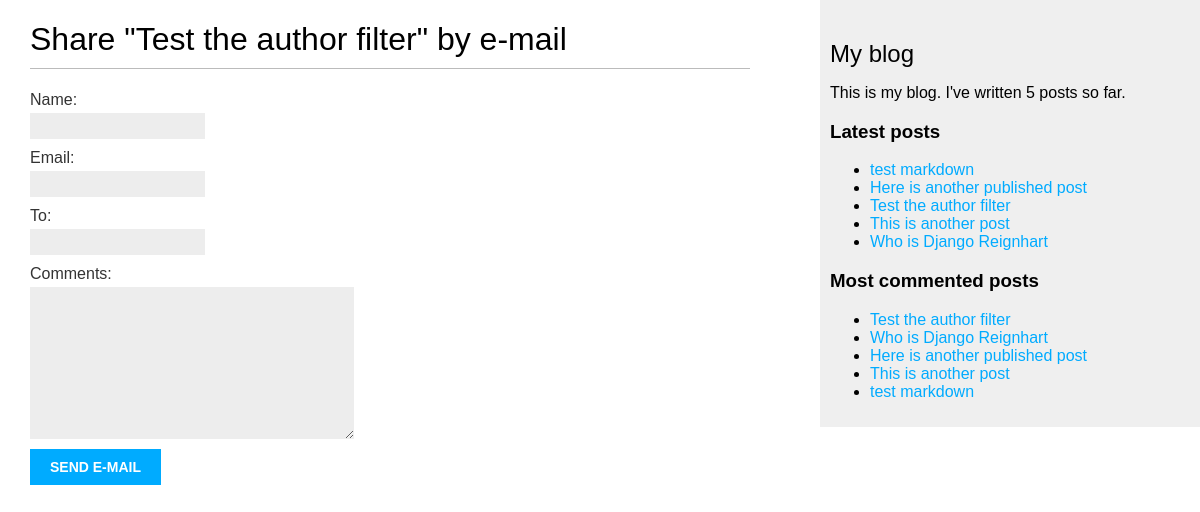
/blog/3/share/, run on the app's committed database.
### blog/models.py (models this page shows, shortened)
class Post(models.Model):
    STATUS_CHOICES = (
        ('draft', 'Draft'),
        ('published', 'Published'),
    )
    title = models.CharField(max_length=250)
    slug = models.SlugField(max_length=250, unique_for_date='publish')
    author = models.ForeignKey(User, related_name='blog_posts', on_delete=models.CASCADE)
    body = models.TextField()
    publish = models.DateTimeField(default=timezone.now)
    created = models.DateTimeField(auto_now_add=True)
    status = models.CharField(max_length=10, choices=STATUS_CHOICES, default='draft')
    tags = TaggableManager(blank=True)
    objects = models.Manager() # the default manager
    published = PublishedManager() # our custom manager
    class Meta:
        ordering = ('-publish',)
    def get_absolute_url(self):
        return reverse('blog:post_detail',
                       args=[self.publish.year,
                             self.publish.strftime('%m'),
                             self.publish.strftime('%d'),
                             self.slug])

### blog/views.py (the view)
# urls.py: url(r'^(?P<post_id>\d+)/share/$', views.post_share,
def post_share(request, post_id):
    post = get_object_or_404(Post, id=post_id, status='published')
    sent = False
    if request.method == 'POST':
        form = EmailPostForm(request.POST)
        if form.is_valid():
            cd = form.cleaned_data
            post_url = request.build_absolute_uri(
                                           post.get_absolute_url())
            subject = '{} ({}) recommends you reading "{}"'.format(
                cd['name'], cd['email'], post.title)
            message = 'Read "{}" at {}\n\n{}\'s comments: {}'.format(
                post.title, post_url, cd['name'], cd['comments'])
            sent = True
    else:
        cd = None
        form = EmailPostForm()
    return render(request, 'blog/post/share.html',
                  {'post': post,
                   'form': form,
                   'cd': cd,
                   'sent': sent})

### blog/forms.py
class EmailPostForm(forms.Form):
    name = forms.CharField(max_length=25)
    email = forms.EmailField()
    to = forms.EmailField()
    comments = forms.CharField(required=False, widget=forms.Textarea)

### blog/models.py (called while the page is built)
    def get_queryset(self):
        return super(PublishedManager,
          self).get_queryset()\
               .filter(status='published')

### blog/templatetags/blog_tags.py (called while the page is built)
@register.simple_tag
def total_posts():
    return Post.published.count()

@register.inclusion_tag('blog/post/latest_posts.html')
def show_latest_posts(count=5):
    latest_posts = Post.published.order_by('-publish')[:count]
    return {'latest_posts': latest_posts}

@register.simple_tag
def get_most_commented_posts(count=5):
    return Post.published.annotate(
               total_comments=Count('comments')
            ).order_by('-total_comments')[:count]

### blog/templates/blog/post/share.html (shortened to what this page needs)
{% extends 'blog/base.html' %}
{% block content %}
  {% if sent %}
    <h1>E-mail successfully sent</h1>
    <p>
      "{{post.title}}" was successfully sent to {{cd.to}}.
    </p>
  {% else %}
    <h1>Share "{{post.title}}" by e-mail</h1>
    <form = action="" method="post">
      {{ form.as_p }}
      <input type="submit" value="Send e-mail">
    </form>
  {% endif %}
{% endblock %}

### blog/templates/blog/base.html (shortened to what this page needs)
{% load blog_tags %}
{% load staticfiles %}
<!DOCTYPE html>
<html>
<head>
  <link href="{%static "css/blog.css" %}" rel="stylesheet">
</head>
<body>
   <div id="content">
     {% block content %}
     {% endblock %}
   </div>
   <div id="sidebar">
     <h2>My blog</h2>
     {% total_posts as post_count %}
       <p>This is my blog. I've written {{ post_count }} post{{ post_count|pluralize }} so far.</p>
     <h3>Latest posts</h3>
     {% show_latest_posts %}
     <h3>Most commented posts</h3>
     {% get_most_commented_posts as most_commented_posts %}
     <ul>
     {% for post in most_commented_posts %}
       <li>
         <a href="{{post.get_absolute_url}}">{{post.title}}</a>
       </li>
     {% endfor %}
     </ul>
   </div>
</body>

### blog/templates/blog/post/latest_posts.html
<ul>
{% for post in latest_posts %}
  <li>
    <a href="{{post.get_absolute_url}}">{{post.title}}</a>
  </li>
 {% endfor %}
</ul>

### blog/static/css/blog.css (style rules this page uses)
body { margin:0; padding:0; font-family:helvetica, sans-serif; }
a { color:#00abff; text-decoration:none; }
h1 { font-weight:normal; border-bottom:1px solid #bbb; padding:0 0 10px 0; }
h2 { font-weight:normal; margin:30px 0 0; }
#content { float:left; width:60%; padding:0 0 0 30px; }
#sidebar { float:right; width:30%; padding:10px; background:#efefef; height:100%; }
label { float:left; clear:both; color:#333; margin-bottom:4px; }
input, textarea { clear:both; float:left; margin:0 0 10px; background:#ededed; border:0; padding:6px 10px; font-size:12px; }
input[type=submit] { font-weight:bold; background:#00abff; color:#fff; padding:10px 20px; font-size:14px; text-transform:uppercase; }

### data on the page
Post: title "Test the author filter"
Post: title "test markdown"
Post: title "Here is another published post"
Post: title "This is another post"
Post: title "Who is Django Reignhart"

### other printed values
{{ post_count }} "5"
